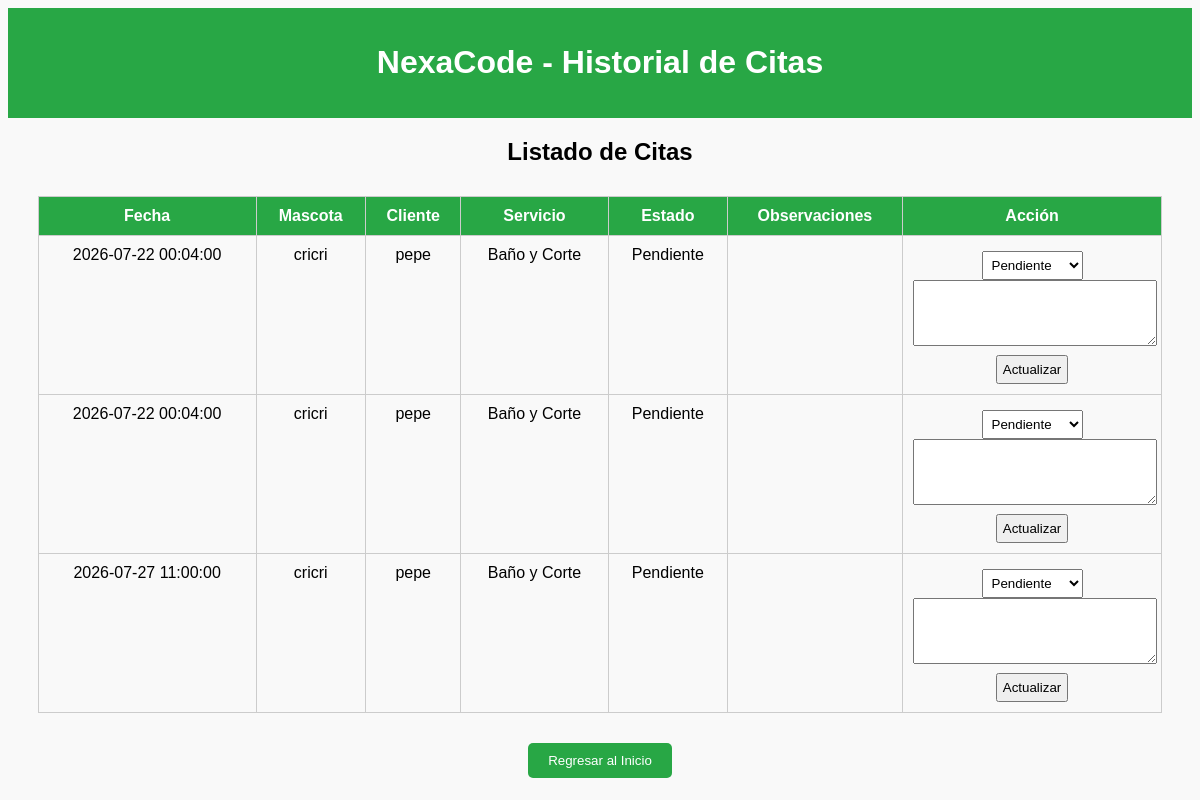
The page /historial.php on the database its author committed.
### tables this page shows
CREATE TABLE `citas` (
  `id_cita` int(11) NOT NULL,
  `fecha` datetime NOT NULL,
  `id_mascota` int(11) DEFAULT NULL,
  `id_cliente` int(11) DEFAULT NULL,
  `id_servicio` int(11) DEFAULT NULL,
  `estado` varchar(50) DEFAULT 'Pendiente',
  `observaciones` text DEFAULT NULL
);

CREATE TABLE `mascotas` (
  `id_mascota` int(11) NOT NULL,
  `nombre` varchar(100) NOT NULL,
  `especie` varchar(50) DEFAULT NULL,
  `raza` varchar(50) DEFAULT NULL,
  `edad` int(11) DEFAULT NULL,
  `id_cliente` int(11) DEFAULT NULL
);

CREATE TABLE `clientes` (
  `id_cliente` int(11) NOT NULL,
  `nombre` varchar(100) NOT NULL,
  `telefono` varchar(20) DEFAULT NULL,
  `correo` varchar(100) DEFAULT NULL
);

CREATE TABLE `servicios` (
  `id_servicio` int(11) NOT NULL,
  `nombre` varchar(100) NOT NULL,
  `descripcion` text DEFAULT NULL,
  `precio` decimal(10,2) DEFAULT NULL
);

### historial.php (the view, shortened to what this page needs)
<?php
include("conexion.php");
$sql = "SELECT c.id_cita, c.fecha, m.nombre AS mascota, cl.nombre AS cliente, s.nombre AS servicio, c.estado, c.observaciones
        FROM citas c
        INNER JOIN mascotas m ON c.id_mascota = m.id_mascota
        INNER JOIN clientes cl ON c.id_cliente = cl.id_cliente
        INNER JOIN servicios s ON c.id_servicio = s.id_servicio
        ORDER BY c.fecha ASC";
$result = $conn->query($sql);
?>
<!DOCTYPE html>
<html lang="es">
<head>
</head>
<body>
    <header>
        <h1>NexaCode - Historial de Citas</h1>
    </header>
    <h2 style="text-align:center;">Listado de Citas</h2>
    <table>
        <tr>
            <th>Fecha</th>
            <th>Mascota</th>
            <th>Cliente</th>
            <th>Servicio</th>
            <th>Estado</th>
            <th>Observaciones</th>
            <th>Acción</th>
        </tr>
        <?php
        if ($result->num_rows > 0) {
            while($row = $result->fetch_assoc()) {
                echo "<tr>
                        <td>".$row["fecha"]."</td>
                        <td>".$row["mascota"]."</td>
                        <td>".$row["cliente"]."</td>
                        <td>".$row["servicio"]."</td>
                        <td>".$row["estado"]."</td>
                        <td>".nl2br($row["observaciones"])."</td>
                        <td>
                            <form method='POST' action=''>
                                <input type='hidden' name='id_cita' value='".$row["id_cita"]."'>
                                <select name='estado'>
                                    <option value='Pendiente' ".($row["estado"]=="Pendiente"?"selected":"").">Pendiente</option>
                                    <option value='Confirmada' ".($row["estado"]=="Confirmada"?"selected":"").">Confirmada</option>
                                    <option value='Cancelada' ".($row["estado"]=="Cancelada"?"selected":"").">Cancelada</option>
                                </select><br>
                                <textarea name='observaciones'>".$row["observaciones"]."</textarea><br>
                                <button type='submit'>Actualizar</button>
                            </form>
                        </td>
                      </tr>";
            }
        } else {
            echo "<tr><td colspan='7'>No hay citas registradas</td></tr>";
        }
        ?>
    </table>
    <button class="back-button" onclick="location.href='index.php'">Regresar al Inicio</button>
</body>
</html>

### historial.php (style rules this page uses)
body { font-family: Arial; background:#f9f9f9; }
header { background:#28a745; color:white; padding:15px; text-align:center; }
table { width:95%; margin:30px auto; border-collapse:collapse; }
th, td { border:1px solid #ccc; padding:10px; text-align:center; vertical-align:top; }
th { background:#28a745; color:white; }
textarea { width:100%; height:60px; }
select, button { padding:5px; margin-top:5px; }
.back-button { display:block; margin:20px auto; background:#28a745; color:white; border:none; padding:10px 20px; border-radius:5px; cursor:pointer; }

### rows shown on the page
citas: fecha "2026-07-22 00:04:00", id_mascota.nombre "cricri", id_cliente.nombre "pepe", id_servicio.nombre "Baño y Corte", estado "Pendiente"
citas: fecha "2026-07-22 00:04:00", id_mascota.nombre "cricri", id_cliente.nombre "pepe", id_servicio.nombre "Baño y Corte", estado "Pendiente"
citas: fecha "2026-07-27 11:00:00", id_mascota.nombre "cricri", id_cliente.nombre "pepe", id_servicio.nombre "Baño y Corte", estado "Pendiente"
